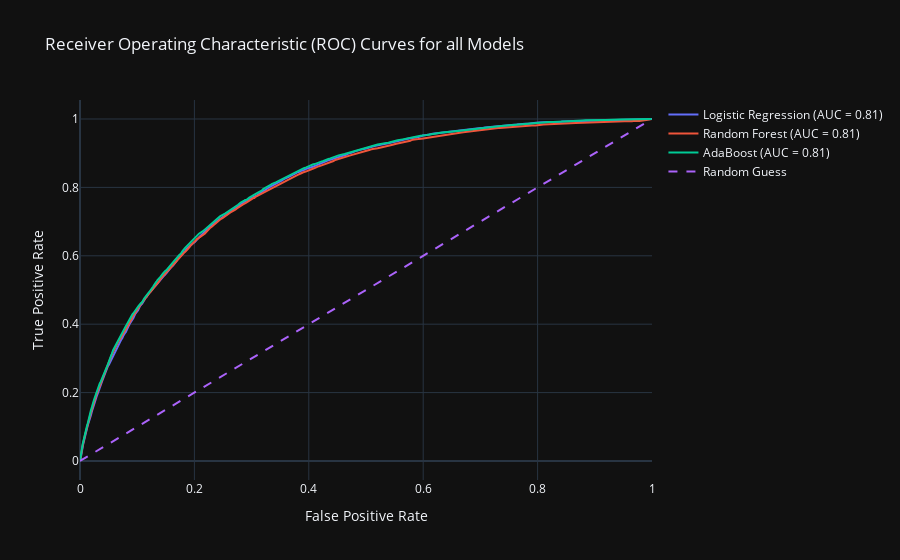

Notebook code cell kept with this figure:
### Code cell
# Plot ROC curve for all models with subset of features

plot_roc_curves([logistic_model_subsets, random_forest_model_subset, adaboost_model_subset], ['Logistic Regression', 'Random Forest', 'AdaBoost'] , X_test_subset, Y_test_subset)

### Figure 1 — Plotly figure (JSON) as saved in the notebook; plotly's stock layout.template omitted (floating-point values rounded to 4 significant figures; data arrays with more than 128 entries replaced by an {"elided": "..."} marker saying what was removed)
{"data": [{"mode": "lines", "name": "Logistic Regression (AUC = 0.81)", "x": {"elided": "1487 float values"}, "y": {"elided": "1487 float values"}, "type": "scatter"}, {"mode": "lines", "name": "Random Forest (AUC = 0.81)", "x": {"elided": "1301 float values"}, "y": {"elided": "1301 float values"}, "type": "scatter"}, {"mode": "lines", "name": "AdaBoost (AUC = 0.81)", "x": {"elided": "615 float values"}, "y": {"elided": "615 float values"}, "type": "scatter"}, {"line": {"dash": "dash"}, "mode": "lines", "name": "Random Guess", "x": [0, 1], "y": [0, 1], "type": "scatter"}], "layout": {"title": {"text": "Receiver Operating Characteristic (ROC) Curves for all Models"}, "xaxis": {"title": {"text": "False Positive Rate"}}, "yaxis": {"title": {"text": "True Positive Rate"}}, "showlegend": true}}
